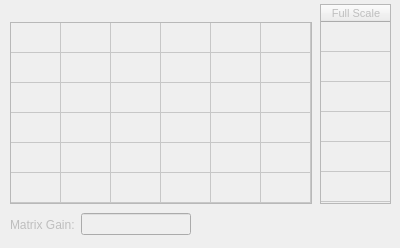
               <widget class="QWidget" name="tab_2">
                <property name="enabled">
                 <bool>false</bool>
                </property>
                <attribute name="title">
                 <string>B</string>
                </attribute>
                <widget class="QWidget" name="layoutWidget1">
                 <property name="geometry">
                  <rect>
                   <x>10</x>
                   <y>210</y>
                   <width>181</width>
                   <height>29</height>
                  </rect>
                 </property>
                 <layout class="QHBoxLayout" name="horizontalLayout_4">
                  <item>
                   <widget class="QLabel" name="label_2">
                    <property name="text">
                     <string>Matrix Gain:</string>
                    </property>
                   </widget>
                  </item>
                  <item>
                   <widget class="QLineEdit" name="editMatrixGainB">
                    <property name="readOnly">
                     <bool>true</bool>
                    </property>
                   </widget>
                  </item>
                 </layout>
                </widget>
                <widget class="QTableWidget" name="tableFullScaleB">
                 <property name="geometry">
                  <rect>
                   <x>320</x>
                   <y>4</y>
                   <width>71</width>
                   <height>200</height>
                  </rect>
                 </property>
                 <property name="font">
                  <font>
                   <pointsize>8</pointsize>
                  </font>
                 </property>
                 <attribute name="horizontalHeaderDefaultSectionSize">
                  <number>70</number>
                 </attribute>
                 <attribute name="horizontalHeaderMinimumSectionSize">
                  <number>70</number>
                 </attribute>
                 <attribute name="verticalHeaderVisible">
                  <bool>false</bool>
                 </attribute>
                 <attribute name="verticalHeaderMinimumSectionSize">
                  <number>30</number>
                 </attribute>
                 <row>
                  <property name="text">
                   <string>New Row</string>
                  </property>
                 </row>
                 <row>
                  <property name="text">
                   <string>New Row</string>
                  </property>
                 </row>
                 <row>
                  <property name="text">
                   <string>New Row</string>
                  </property>
                 </row>
                 <row>
                  <property name="text">
                   <string>New Row</string>
                  </property>
                 </row>
                 <row>
                  <property name="text">
                   <string>New Row</string>
                  </property>
                 </row>
                 <row>
                  <property name="text">
                   <string>New Row</string>
                  </property>
                 </row>
                 <column>
                  <property name="text">
                   <string>Full Scale</string>
                  </property>
                 </column>
                </widget>
                <widget class="QTableWidget" name="matrixB">
                 <property name="geometry">
                  <rect>
                   <x>10</x>
                   <y>22</y>
                   <width>302</width>
                   <height>182</height>
                  </rect>
                 </property>
                 <property name="minimumSize">
                  <size>
                   <width>302</width>
                   <height>182</height>
                  </size>
                 </property>
                 <property name="maximumSize">
                  <size>
                   <width>302</width>
                   <height>182</height>
                  </size>
                 </property>
                 <property name="font">
                  <font>
                   <pointsize>8</pointsize>
                  </font>
                 </property>
                 <attribute name="horizontalHeaderVisible">
                  <bool>false</bool>
                 </attribute>
                 <attribute name="horizontalHeaderDefaultSectionSize">
                  <number>50</number>
                 </attribute>
                 <attribute name="horizontalHeaderMinimumSectionSize">
                  <number>50</number>
                 </attribute>
                 <attribute name="verticalHeaderVisible">
                  <bool>false</bool>
                 </attribute>
                 <attribute name="verticalHeaderDefaultSectionSize">
                  <number>30</number>
                 </attribute>
                 <attribute name="verticalHeaderMinimumSectionSize">
                  <number>30</number>
                 </attribute>
                 <row>
                  <property name="text">
                   <string>New Row</string>
                  </property>
                 </row>
                 <row>
                  <property name="text">
                   <string>New Row</string>
                  </property>
                 </row>
                 <row>
                  <property name="text">
                   <string>New Row</string>
                  </property>
                 </row>
                 <row>
                  <property name="text">
                   <string>New Row</string>
                  </property>
                 </row>
                 <row>
                  <property name="text">
                   <string>New Row</string>
                  </property>
                 </row>
                 <row>
                  <property name="text">
                   <string>New Row</string>
                  </property>
                 </row>
                 <column>
                  <property name="text">
                   <string>New Column</string>
                  </property>
                 </column>
                 <column>
                  <property name="text">
                   <string>New Column</string>
                  </property>
                 </column>
                 <column>
                  <property name="text">
                   <string>New Column</string>
                  </property>
                 </column>
                 <column>
                  <property name="text">
                   <string>New Column</string>
                  </property>
                 </column>
                 <column>
                  <property name="text">
                   <string>New Column</string>
                  </property>
                 </column>
                 <column>
                  <property name="text">
                   <string>New Column</string>
                  </property>
                 </column>
                </widget>
               </widget>
